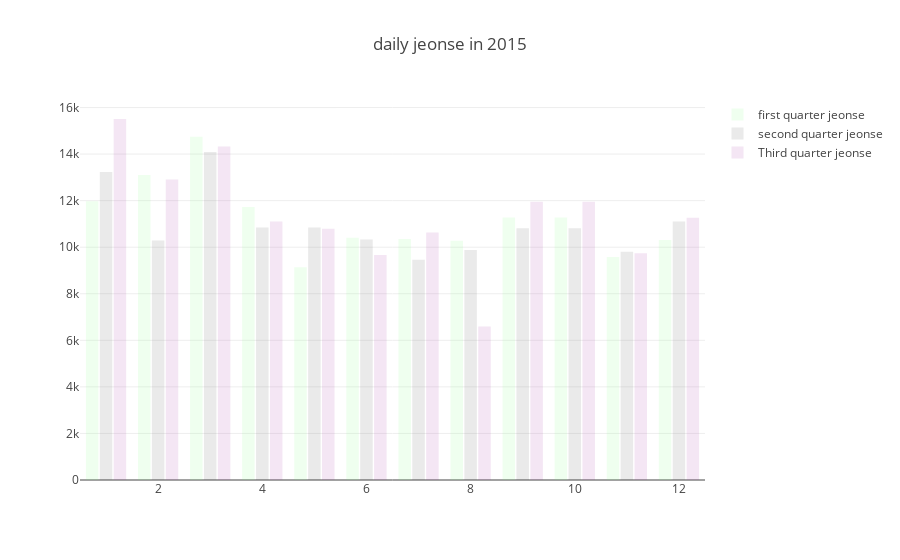

Write notebook code for a chart like this one.
### Code cell
month = np.arange(1,13,1)

trace1 = go.Bar(
                x = month,
                y = matrix['1q'],
                name = 'first quarter jeonse',
                marker = dict(color = 'rgba(100,255,100,0.1)',
                              line = dict(color='rgb(0,0,0)')))

trace2 = go.Bar(
                x = month,
                y = matrix['2q'],
                name = 'second quarter jeonse',
                marker = dict(color = 'rgba(50,50,50,0.1)',
                              line = dict(color='rgb(0,0,0)')))

trace3 = go.Bar(
                x = month,
                y = matrix['3q'],
                name = 'Third quarter jeonse',
                marker = dict(color = 'rgba(150,10,150,0.1)',
                              line = dict(color='rgb(0,0,0)')))


data = [trace1, trace2, trace3]

layout = go.Layout(barmode = "group",
                   bargap=0.2,
                   bargroupgap=0.1,
                   title = 'daily jeonse in 2015')

fig = go.Figure(data = data, layout = layout)
iplot(fig)

### Figure 1 — Plotly figure (JSON) as saved in the notebook; plotly's stock layout.template omitted (floating-point values rounded to 4 significant figures)
{"data": [{"marker": {"color": "rgba(100,255,100,0.1)", "line": {"color": "rgb(0,0,0)"}}, "name": "first quarter jeonse", "type": "bar", "uid": "f0e61b2e-de88-11e8-ac3d-c0b6f9bb9972", "x": [1, 2, 3, 4, 5, 6, 7, 8, 9, 10, 11, 12], "y": [11975, 13100, 14744, 11729, 9138, 10404, 10347, 10282, 11273, 11273, 9581, 10312]}, {"marker": {"color": "rgba(50,50,50,0.1)", "line": {"color": "rgb(0,0,0)"}}, "name": "second quarter jeonse", "type": "bar", "uid": "f0e61b2f-de88-11e8-bbc3-c0b6f9bb9972", "x": [1, 2, 3, 4, 5, 6, 7, 8, 9, 10, 11, 12], "y": [13230, 10292, 14089, 10842, 10841, 10336, 9464, 9881, 10811, 10811, 9809, 11102]}, {"marker": {"color": "rgba(150,10,150,0.1)", "line": {"color": "rgb(0,0,0)"}}, "name": "Third quarter jeonse", "type": "bar", "uid": "f0e61b30-de88-11e8-b985-c0b6f9bb9972", "x": [1, 2, 3, 4, 5, 6, 7, 8, 9, 10, 11, 12], "y": [15507, 12913, 14322, 11107, 10791, 9662, 10634, 6593, 11955, 11955, 9735, 11267]}], "layout": {"bargap": 0.2, "bargroupgap": 0.1, "barmode": "group", "title": "daily jeonse in 2015"}}
